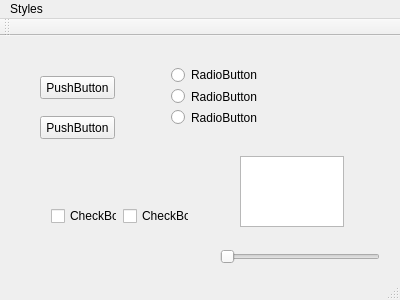
<?xml version="1.0" encoding="UTF-8"?>
<ui version="4.0">
 <class>MainWindow</class>
 <widget class="QMainWindow" name="MainWindow">
  <property name="geometry">
   <rect>
    <x>0</x>
    <y>0</y>
    <width>400</width>
    <height>300</height>
   </rect>
  </property>
  <property name="windowTitle">
   <string>MainWindow</string>
  </property>
  <widget class="QWidget" name="centralWidget">
   <widget class="QPushButton" name="pushButton">
    <property name="geometry">
     <rect>
      <x>40</x>
      <y>40</y>
      <width>75</width>
      <height>23</height>
     </rect>
    </property>
    <property name="text">
     <string>PushButton</string>
    </property>
   </widget>
   <widget class="QPushButton" name="pushButton_2">
    <property name="geometry">
     <rect>
      <x>40</x>
      <y>80</y>
      <width>75</width>
      <height>23</height>
     </rect>
    </property>
    <property name="text">
     <string>PushButton</string>
    </property>
   </widget>
   <widget class="QWidget" name="verticalLayoutWidget">
    <property name="geometry">
     <rect>
      <x>160</x>
      <y>20</y>
      <width>160</width>
      <height>80</height>
     </rect>
    </property>
    <layout class="QVBoxLayout" name="verticalLayout">
     <item>
      <widget class="QRadioButton" name="radioButton">
       <property name="text">
        <string>RadioButton</string>
       </property>
      </widget>
     </item>
     <item>
      <widget class="QRadioButton" name="radioButton_3">
       <property name="text">
        <string>RadioButton</string>
       </property>
      </widget>
     </item>
     <item>
      <widget class="QRadioButton" name="radioButton_2">
       <property name="text">
        <string>RadioButton</string>
       </property>
      </widget>
     </item>
    </layout>
   </widget>
   <widget class="QWidget" name="horizontalLayoutWidget">
    <property name="geometry">
     <rect>
      <x>40</x>
      <y>140</y>
      <width>160</width>
      <height>80</height>
     </rect>
    </property>
    <layout class="QHBoxLayout" name="horizontalLayout">
     <item>
      <widget class="QCheckBox" name="checkBox_2">
       <property name="text">
        <string>CheckBox</string>
       </property>
      </widget>
     </item>
     <item>
      <widget class="QCheckBox" name="checkBox">
       <property name="text">
        <string>CheckBox</string>
       </property>
       <property name="iconSize">
        <size>
         <width>16</width>
         <height>16</height>
        </size>
       </property>
      </widget>
     </item>
    </layout>
   </widget>
   <widget class="QSlider" name="horizontalSlider">
    <property name="geometry">
     <rect>
      <x>220</x>
      <y>210</y>
      <width>160</width>
      <height>22</height>
     </rect>
    </property>
    <property name="orientation">
     <enum>Qt::Horizontal</enum>
    </property>
   </widget>
   <widget class="QTextEdit" name="textEdit">
    <property name="geometry">
     <rect>
      <x>240</x>
      <y>120</y>
      <width>104</width>
      <height>71</height>
     </rect>
    </property>
   </widget>
  </widget>
  <widget class="QMenuBar" name="menuBar">
   <property name="geometry">
    <rect>
     <x>0</x>
     <y>0</y>
     <width>400</width>
     <height>21</height>
    </rect>
   </property>
   <widget class="QMenu" name="menuStyles">
    <property name="title">
     <string>Styles</string>
    </property>
    <addaction name="actionStyle1"/>
    <addaction name="actionStyle2"/>
    <addaction name="actionStyle3"/>
    <addaction name="actionDefault"/>
   </widget>
   <addaction name="menuStyles"/>
  </widget>
  <widget class="QToolBar" name="mainToolBar">
   <attribute name="toolBarArea">
    <enum>TopToolBarArea</enum>
   </attribute>
   <attribute name="toolBarBreak">
    <bool>false</bool>
   </attribute>
  </widget>
  <widget class="QStatusBar" name="statusBar"/>
  <action name="actionStyle1">
   <property name="text">
    <string>Style1</string>
   </property>
  </action>
  <action name="actionStyle2">
   <property name="text">
    <string>Style2</string>
   </property>
  </action>
  <action name="actionStyle3">
   <property name="text">
    <string>Style3</string>
   </property>
  </action>
  <action name="actionDefault">
   <property name="text">
    <string>Default</string>
   </property>
  </action>
 </widget>
 <layoutdefault spacing="6" margin="11"/>
 <resources/>
 <connections/>
</ui>
